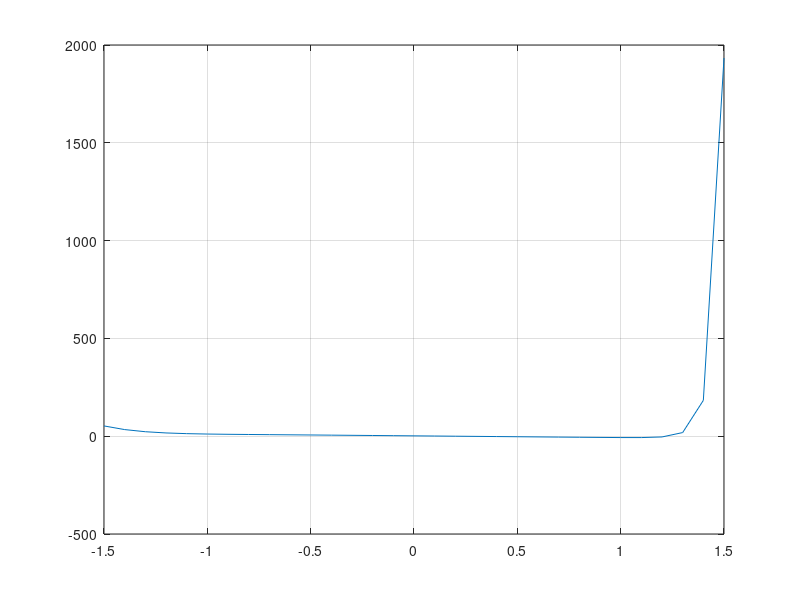

The MATLAB script that drew this image: (Note: this script raises an error after producing the figure.)
function [] = num_methods ( )
    first()
    input('')
    second()
    input('')
    third()
    input('')
    fourth()
end
   
function [ roots ] = first()
    roots = ones(2);
    format long;

    x = -1.5 : 0.1 : 1.5;
    f = 'exp(x^5)+sin(x)+sin(cos(x))-10*x-x^9';
    y = exp(x.^5)+sin(x)+sin(cos(x))-10.*x-x.^9;

    plot(x, y);
    grid on;
    A = [-0.5, 1.1];
    B = [1.0, 1.4];
    for i = 1 : length(A)
        roots(i) = fzero(f, A(i), B(i));
    end
end

function [ roots ] = second ( )
    roots = zeros(1);
    x = -1 : 0.1 : 1;
    f = 'sin(x).^2+x.^4-x.^2-cos(x).^2-13.*x-10';
    y = sin(x).^2+x.^4-x.^2-cos(x).^2-13.*x-10;
    plot (x, y);
    grid on;
    A = -0.5;
    B = 0.5;
    for i = 1 : length(A)             
        roots(i) = fzero(f, A(i), B(i));
    end
end

function [ root ] = third()
    coeffs = [1 -26 -84 555 499 -991 -838 32];
    root = sort(roots(coeffs));
    x = -7 : 0.1 :5;
    f = 1.*x.^7 - 26.*x.^6 - 84.*x.^5 + 555.*x.^4 + 499.*x.^3 - 991.*x.^2 - 838.*x + 32.;
    plot(x, f);
    grid on;
    axis( [ -7, 5, -50, 50 ] );
end

function [ roots ] = fourth ( )
    x = sym('x');
    f = 1.*x.^7 - 26.*x.^6 - 84.*x.^5 + 555.*x.^4 + 499.*x.^3 - 991.*x.^2 - 838.*x + 32.;
    roots = sort(solve(f));
    x2 = -7 : 0.1 : 5;
    f = 1.*x2.^7 - 26.*x2.^6 - 84.*x2.^5 + 555.*x2.^4 + 499.*x2.^3 - 991.*x2.^2 - 838.*x2 + 32.;
    plot(x2, f);
    grid on;
    axis( [ -7, 5, -50, 50 ] );
end

